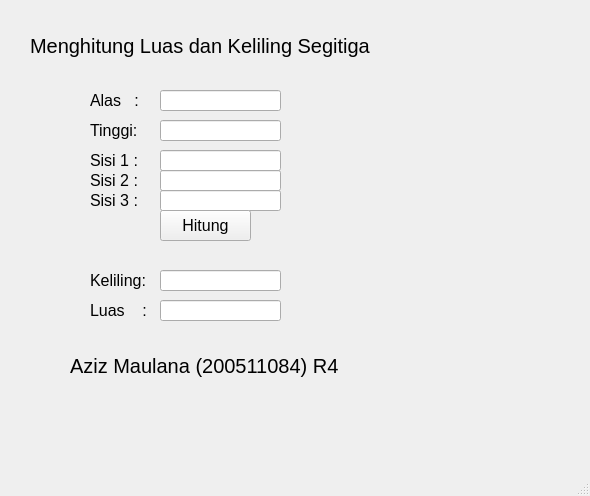
<?xml version="1.0" encoding="UTF-8"?>
<ui version="4.0">
 <class>MainWindow</class>
 <widget class="QMainWindow" name="MainWindow">
  <property name="geometry">
   <rect>
    <x>0</x>
    <y>0</y>
    <width>590</width>
    <height>496</height>
   </rect>
  </property>
  <property name="windowTitle">
   <string>MainWindow</string>
  </property>
  <widget class="QWidget" name="centralwidget">
   <widget class="QLabel" name="label">
    <property name="geometry">
     <rect>
      <x>30</x>
      <y>10</y>
      <width>431</width>
      <height>71</height>
     </rect>
    </property>
    <property name="font">
     <font>
      <pointsize>15</pointsize>
     </font>
    </property>
    <property name="text">
     <string>Menghitung Luas dan Keliling Segitiga</string>
    </property>
   </widget>
   <widget class="QLineEdit" name="txtAlas">
    <property name="geometry">
     <rect>
      <x>160</x>
      <y>90</y>
      <width>121</width>
      <height>21</height>
     </rect>
    </property>
    <property name="font">
     <font>
      <pointsize>12</pointsize>
     </font>
    </property>
   </widget>
   <widget class="QLabel" name="label_2">
    <property name="geometry">
     <rect>
      <x>90</x>
      <y>90</y>
      <width>61</width>
      <height>21</height>
     </rect>
    </property>
    <property name="font">
     <font>
      <pointsize>12</pointsize>
     </font>
    </property>
    <property name="text">
     <string>Alas   :</string>
    </property>
   </widget>
   <widget class="QLabel" name="label_3">
    <property name="geometry">
     <rect>
      <x>90</x>
      <y>120</y>
      <width>61</width>
      <height>21</height>
     </rect>
    </property>
    <property name="font">
     <font>
      <pointsize>12</pointsize>
     </font>
    </property>
    <property name="text">
     <string>Tinggi:</string>
    </property>
   </widget>
   <widget class="QLineEdit" name="txtTinggi">
    <property name="geometry">
     <rect>
      <x>160</x>
      <y>120</y>
      <width>121</width>
      <height>21</height>
     </rect>
    </property>
    <property name="font">
     <font>
      <pointsize>12</pointsize>
     </font>
    </property>
   </widget>
   <widget class="QLabel" name="label_3">
    <property name="geometry">
     <rect>
      <x>90</x>
      <y>150</y>
      <width>61</width>
      <height>21</height>
     </rect>
    </property>
    <property name="font">
     <font>
      <pointsize>12</pointsize>
     </font>
    </property>
    <property name="text">
     <string>Sisi 1 :</string>
    </property>
   </widget>
   <widget class="QLineEdit" name="txtSisia">
    <property name="geometry">
     <rect>
      <x>160</x>
      <y>150</y>
      <width>121</width>
      <height>21</height>
     </rect>
    </property>
    <property name="font">
     <font>
      <pointsize>12</pointsize>
     </font>
    </property>
   </widget>
   <widget class="QLabel" name="label_3">
    <property name="geometry">
     <rect>
      <x>90</x>
      <y>170</y>
      <width>61</width>
      <height>21</height>
     </rect>
    </property>
    <property name="font">
     <font>
      <pointsize>12</pointsize>
     </font>
    </property>
    <property name="text">
     <string>Sisi 2 :</string>
    </property>
   </widget>
   <widget class="QLineEdit" name="txtSisib">
    <property name="geometry">
     <rect>
      <x>160</x>
      <y>170</y>
      <width>121</width>
      <height>21</height>
     </rect>
    </property>
    <property name="font">
     <font>
      <pointsize>12</pointsize>
     </font>
    </property>
   </widget>
   <widget class="QLabel" name="label_3">
    <property name="geometry">
     <rect>
      <x>90</x>
      <y>190</y>
      <width>61</width>
      <height>21</height>
     </rect>
    </property>
    <property name="font">
     <font>
      <pointsize>12</pointsize>
     </font>
    </property>
    <property name="text">
     <string>Sisi 3 :</string>
    </property>
   </widget>
   <widget class="QLineEdit" name="txtSisic">
    <property name="geometry">
     <rect>
      <x>160</x>
      <y>190</y>
      <width>121</width>
      <height>21</height>
     </rect>
    </property>
    <property name="font">
     <font>
      <pointsize>12</pointsize>
     </font>
    </property>
   </widget>
   <widget class="QPushButton" name="btnHitung">
    <property name="geometry">
     <rect>
      <x>160</x>
      <y>210</y>
      <width>91</width>
      <height>31</height>
     </rect>
    </property>
    <property name="font">
     <font>
      <pointsize>12</pointsize>
     </font>
    </property>
    <property name="text">
     <string>Hitung</string>
    </property>
   </widget>
   <widget class="QLabel" name="label_4">
    <property name="geometry">
     <rect>
      <x>90</x>
      <y>270</y>
      <width>61</width>
      <height>21</height>
     </rect>
    </property>
    <property name="font">
     <font>
      <pointsize>12</pointsize>
     </font>
    </property>
    <property name="text">
     <string>Keliling:</string>
    </property>
   </widget>
   <widget class="QLabel" name="label_5">
    <property name="geometry">
     <rect>
      <x>90</x>
      <y>300</y>
      <width>61</width>
      <height>21</height>
     </rect>
    </property>
    <property name="font">
     <font>
      <pointsize>12</pointsize>
     </font>
    </property>
    <property name="text">
     <string>Luas    :</string>
    </property>
   </widget>
   <widget class="QLineEdit" name="txtKeliling">
    <property name="geometry">
     <rect>
      <x>160</x>
      <y>270</y>
      <width>121</width>
      <height>21</height>
     </rect>
    </property>
    <property name="font">
     <font>
      <pointsize>12</pointsize>
     </font>
    </property>
   </widget>
   <widget class="QLineEdit" name="txtLuas">
    <property name="geometry">
     <rect>
      <x>160</x>
      <y>300</y>
      <width>121</width>
      <height>21</height>
     </rect>
    </property>
    <property name="font">
     <font>
      <pointsize>12</pointsize>
     </font>
    </property>
   </widget>
  </widget>
  <widget class="QLabel" name="label6">
    <property name="geometry">
     <rect>
      <x>70</x>
      <y>330</y>
      <width>331</width>
      <height>71</height>
     </rect>
    </property>
    <property name="font">
     <font>
      <pointsize>15</pointsize>
     </font>
    </property>
    <property name="text">
     <string>Aziz Maulana (200511084) R4</string>
    </property>
    </widget>
  <widget class="QStatusBar" name="statusbar"/>
 </widget>
 <resources/>
 <connections/>
</ui>
